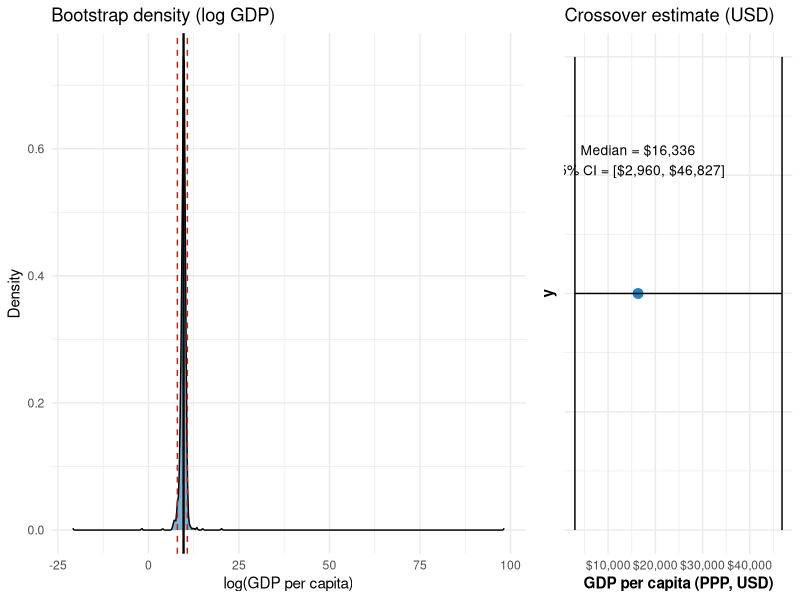

Source code (R):
# Compute bootstrap CIs for the GDP crossover point
# Crossover where effect of Presidential relative to Parliamentary = 0

library(tidyverse)
library(here)

set.seed(2026)
out_dir <- here::here("output","robustness")
if(!dir.exists(out_dir)) dir.create(out_dir, recursive = TRUE)

# Load processed final data
final_data <- read_csv(here::here("data","02-analysis_data","stability_measures.csv")) %>%
  left_join(read_csv(here::here("data","02-analysis_data","dpi_processed.csv")) %>% distinct(iso3c, .keep_all = TRUE), by = "iso3c") %>%
  left_join(read_csv(here::here("data","02-analysis_data","gdp_processed.csv")) %>% distinct(iso3c, .keep_all = TRUE) %>% select(iso3c, log_gdp_mean), by = "iso3c") %>%
  left_join(read_csv(here::here("data","02-analysis_data","qog_processed.csv")) %>% distinct(iso3c, .keep_all = TRUE), by = "iso3c") %>%
  mutate(log_gdp = log_gdp_mean) %>%
  filter(!is.na(volatility) & !is.na(system_type) & !is.na(log_gdp))

# Formula: full model
mod_formula_full <- as.formula("volatility ~ system_type + log_gdp + system_type:log_gdp + mean_democracy + ethnic_frac")

# Fit full model on original sample
mod_full <- lm(mod_formula_full, data = final_data)
coefs <- coef(mod_full)
# Extract beta for Presidential (factor-level; name depends on factor coding)
pres_name <- "system_typePresidential"
int_name <- "system_typePresidential:log_gdp"
if(!pres_name %in% names(coefs) | !int_name %in% names(coefs)){
  stop("Expected coefficient names not found in model: check factor coding")
}
beta_pres <- coefs[pres_name]
beta_int <- coefs[int_name]

# Compute crossover in log GDP
crossover_log <- - as.numeric(beta_pres) / as.numeric(beta_int)
crossover_gdp <- exp(crossover_log)

# Bootstrap
B <- 1000
n <- nrow(final_data)
results <- tibble(rep = integer(), crossover_log = double(), crossover_gdp = double())

for(b in seq_len(B)){
  idx <- sample(seq_len(n), size = n, replace = TRUE)
  dfb <- final_data[idx, ]
  modb <- try(lm(mod_formula_full, data = dfb), silent = TRUE)
  if(inherits(modb, "try-error")) next
  cb <- coef(modb)
  if(!(pres_name %in% names(cb)) | !(int_name %in% names(cb))) next
  beta_pres_b <- cb[pres_name]
  beta_int_b <- cb[int_name]
  # avoid division by zero
  if(is.na(beta_int_b) | beta_int_b == 0) next
  cross_log_b <- - as.numeric(beta_pres_b) / as.numeric(beta_int_b)
  results <- results %>% add_row(rep = b, crossover_log = cross_log_b, crossover_gdp = exp(cross_log_b))
}

# Summarize
ci_log <- quantile(results$crossover_log, probs = c(0.025, 0.5, 0.975), na.rm = TRUE)
ci_gdp <- quantile(results$crossover_gdp, probs = c(0.025, 0.5, 0.975), na.rm = TRUE)
summary_txt <- paste0(
  "Crossover (log GDP): median = ", round(ci_log[2],3), ", 95% CI = [", round(ci_log[1],3), ", ", round(ci_log[3],3), "]\n",
  "Crossover (GDP, PPP): median = $", round(ci_gdp[2],0), ", 95% CI = [$", round(ci_gdp[1],0), ", $", round(ci_gdp[3],0), "]\n",
  "Original point estimate (GDP): $", round(crossover_gdp,0), " (log = ", round(crossover_log,3), ")\n",
  "Bootstrap draws (successful): ", nrow(results), " (out of ", B, ")"
)

writeLines(summary_txt, con = file.path(out_dir, "crossover_summary.txt"))
write_csv(results, file.path(out_dir, "crossover_bootstrap.csv"))

# Plot distribution and CI
library(ggplot2)
library(gridExtra)

# Left: density on log scale (matches modelling scale)
left <- ggplot(results, aes(x = crossover_log)) +
  geom_density(fill = "#2c7fb8", alpha = 0.6) +
  geom_vline(xintercept = ci_log[2], color = "black", size = 0.8) +
  geom_vline(xintercept = ci_log[c(1,3)], color = "red", linetype = "dashed") +
  theme_minimal() +
  labs(title = "Bootstrap density (log GDP)", x = "log(GDP per capita)", y = "Density")

# Right: point estimate + 95% CI in USD
ci_df <- tibble(median = ci_gdp[2], lower = ci_gdp[1], upper = ci_gdp[3])
label_text <- paste0("Median = $", format(round(ci_gdp[2],0), big.mark = ","),
                     "\n95% CI = [$", format(round(ci_gdp[1],0), big.mark = ","),
                     ", $", format(round(ci_gdp[3],0), big.mark = ","), "]")

right <- ggplot(ci_df, aes(y = 1, x = median)) +
  geom_point(size = 3, color = "#2c7fb8") +
  geom_errorbarh(aes(xmin = lower, xmax = upper), height = 0.2, color = "black") +
  geom_text(aes(x = median, y = 1.05), label = label_text, vjust = 0, hjust = 0.5, size = 3.5) +
  scale_x_continuous(labels = scales::dollar_format(prefix = "$", accuracy = 1)) +
  theme_minimal() +
  theme(axis.title.y = element_text(face = "bold", size = 11),
        axis.title.x = element_text(face = "bold", size = 11),
        axis.text.y = element_blank(), axis.ticks.y = element_blank()) +
  labs(title = "Crossover estimate (USD)", x = "GDP per capita (PPP, USD)")

combined <- grid.arrange(left, right, ncol = 2, widths = c(2, 1))
ggsave(file.path(out_dir, "crossover_ci_v2.png"), combined, width = 9, height = 4, dpi = 300)
